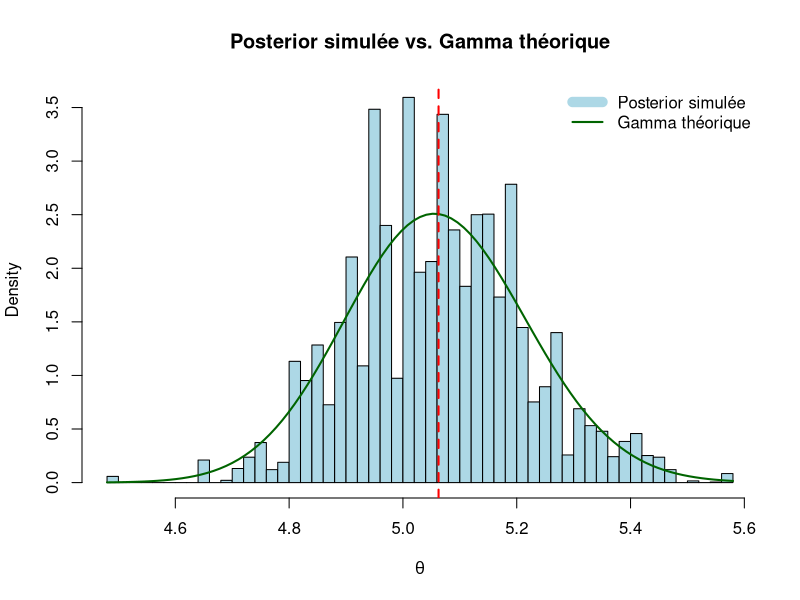
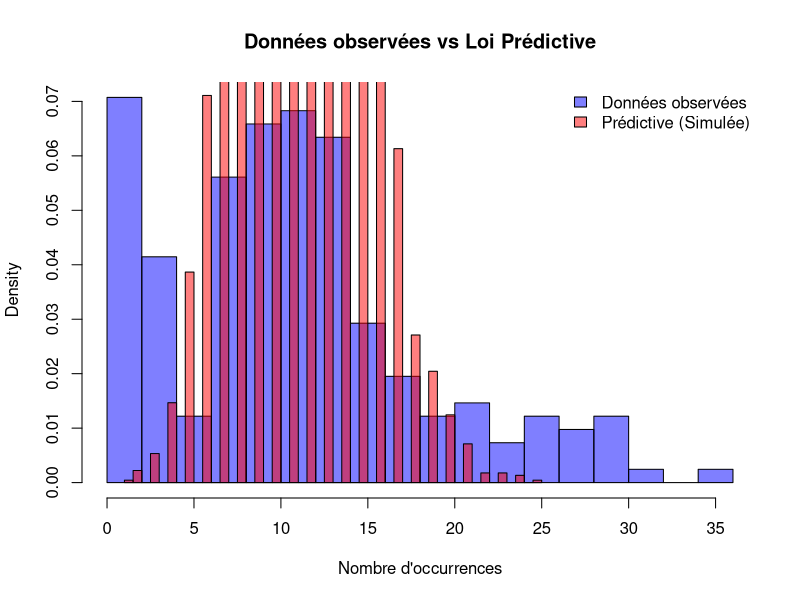

Source code (R) for these figures, in order:
## ---- chunk 1
set.seed(123) 

algorithme_metropolis <- function(y, theta.0, nit) {
  theta.post <- numeric(nit+1)
  theta.post[1] <- theta.0
  n <- length(y)
  sn <- sum(y)
  
  lambda_inst <- 1/mean(y) 
  
  for (i in 1:nit) {
    theta.old <- theta.post[i]
    
    theta.prop <- rexp(1, rate = lambda_inst)
    
    log_pi_prop <- (sn - 1) * log(theta.prop) - n * theta.prop
    log_pi_old  <- (sn - 1) * log(theta.old) - n * theta.old
    
    log_q_prop <- dexp(theta.prop, rate = lambda_inst, log = TRUE)
    log_q_old  <- dexp(theta.old, rate = lambda_inst, log = TRUE)
    
    log.ratio <- (log_pi_prop - log_pi_old) + (log_q_old - log_q_prop)
    
    if (log(runif(1)) < log.ratio) {
      theta.post[i+1] <- theta.prop
    } else {
      theta.post[i+1] <- theta.old
    }
  }
  return (theta.post)
}
## ---- chunk 2
lambda0 <- 5
n_sim <- 200               
y_sim <- rpois(n_sim, lambda0)

# Simulation
theta.post <- algorithme_metropolis(y_sim, theta.0 = 1, nit = 10000)

# Burn-in (suppression du début de chaine)
theta.post <- theta.post[-(1:500)]

cat("Vraie valeur du paramètre :", lambda0, "\n")
cat("Moyenne a posteriori :", mean(theta.post), "\n")
cat("Médiane a posteriori :", median(theta.post), "\n")
print(quantile(theta.post, c(0.025, 0.975)))
## ---- chunk 3
hist(theta.post, probability = TRUE, 
     main = "Posterior simulée vs. Gamma théorique",
     xlab = expression(theta), col = "lightblue", breaks = 40)

# Superposition de la loi théorique Gamma(sn, n)
curve(dgamma(x, shape=sum(y_sim), rate=n_sim), 
      col="darkgreen", lwd=2, add=TRUE)

legend("topright",
       legend = c("Posterior simulée", "Gamma théorique"),
       col = c("lightblue", "darkgreen"),
       lwd = c(10, 2), bty = "n")

abline(v = mean(theta.post), col = "red", lwd = 2, lty = 2)
## ---- chunk 4
y_chamilo <- scan("TP3_MPA_2025.txt", quiet=TRUE)

theta_chamilo <- algorithme_metropolis(y_chamilo, theta.0 = 0.5, nit = 5000)
theta_clean <- theta_chamilo[-(1:500)] # Burn-in

y_pred <- rpois(length(theta_clean), lambda = theta_clean)

hist(y_chamilo, probability = TRUE, col = rgb(0, 0, 1, 0.5), 
     main = "Données observées vs Loi Prédictive",
     xlab = "Nombre d'occurrences", breaks = 20)

hist(y_pred, probability = TRUE, col = rgb(1, 0, 0, 0.5), 
     add = TRUE, breaks = 40)

legend("topright", legend = c("Données observées", "Prédictive (Simulée)"),
       fill = c(rgb(0, 0, 1, 0.5), rgb(1, 0, 0, 0.5)), bty = "n")

cat("Moyenne empirique :", mean(y_chamilo), "\n")
cat("Variance empirique :", var(y_chamilo), "\n")
